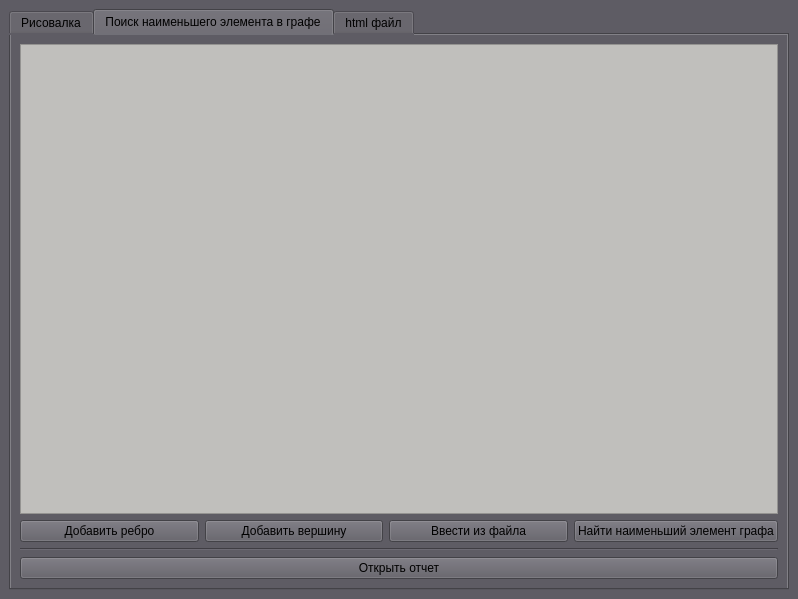
<?xml version="1.0" encoding="UTF-8"?>
<ui version="4.0">
 <class>MainWindow</class>
 <widget class="QMainWindow" name="MainWindow">
  <property name="geometry">
   <rect>
    <x>0</x>
    <y>0</y>
    <width>798</width>
    <height>599</height>
   </rect>
  </property>
  <property name="mouseTracking">
   <bool>true</bool>
  </property>
  <property name="windowTitle">
   <string>MainWindow</string>
  </property>
  <property name="styleSheet">
   <string notr="true">background-color: rgb(94, 92, 100);</string>
  </property>
  <widget class="QWidget" name="centralwidget">
   <layout class="QGridLayout" name="gridLayout">
    <item row="0" column="1">
     <widget class="QTabWidget" name="tabWidget">
      <property name="currentIndex">
       <number>1</number>
      </property>
      <widget class="QWidget" name="tab">
       <attribute name="title">
        <string>Рисовалка</string>
       </attribute>
       <layout class="QGridLayout" name="gridLayout_2">
        <item row="1" column="0">
         <layout class="QHBoxLayout" name="horizontalLayout">
          <item>
           <widget class="QPushButton" name="pushButton_2">
            <property name="text">
             <string>Выбор цвета</string>
            </property>
           </widget>
          </item>
          <item>
           <widget class="QLabel" name="label">
            <property name="text">
             <string>Размер кисти:</string>
            </property>
           </widget>
          </item>
          <item>
           <widget class="QSlider" name="horizontalSlider">
            <property name="orientation">
             <enum>Qt::Horizontal</enum>
            </property>
           </widget>
          </item>
          <item>
           <widget class="QPushButton" name="pushButton_3">
            <property name="text">
             <string>Очистить</string>
            </property>
           </widget>
          </item>
          <item>
           <widget class="QPushButton" name="pushButton">
            <property name="text">
             <string>Сохранить изображение</string>
            </property>
           </widget>
          </item>
         </layout>
        </item>
        <item row="3" column="0">
         <widget class="QGraphicsView" name="graphicsView">
          <property name="mouseTracking">
           <bool>true</bool>
          </property>
          <property name="styleSheet">
           <string notr="true">background-color: rgb(255, 255, 255);</string>
          </property>
         </widget>
        </item>
        <item row="2" column="0">
         <widget class="Line" name="line">
          <property name="orientation">
           <enum>Qt::Horizontal</enum>
          </property>
         </widget>
        </item>
        <item row="0" column="0">
         <widget class="Line" name="line_3">
          <property name="orientation">
           <enum>Qt::Horizontal</enum>
          </property>
         </widget>
        </item>
       </layout>
      </widget>
      <widget class="QWidget" name="tab_3">
       <attribute name="title">
        <string>Поиск наименьшего элемента в графе</string>
       </attribute>
       <layout class="QGridLayout" name="gridLayout_3">
        <item row="3" column="0">
         <layout class="QHBoxLayout" name="horizontalLayout_2">
          <item>
           <widget class="QPushButton" name="pushButton_5">
            <property name="text">
             <string>Открыть отчет</string>
            </property>
           </widget>
          </item>
         </layout>
        </item>
        <item row="2" column="0">
         <widget class="Line" name="line_2">
          <property name="orientation">
           <enum>Qt::Horizontal</enum>
          </property>
         </widget>
        </item>
        <item row="1" column="0">
         <layout class="QHBoxLayout" name="horizontalLayout_3">
          <item>
           <widget class="QPushButton" name="pushButton_9">
            <property name="text">
             <string>Добавить ребро</string>
            </property>
           </widget>
          </item>
          <item>
           <widget class="QPushButton" name="pushButton_8">
            <property name="text">
             <string>Добавить вершину</string>
            </property>
           </widget>
          </item>
          <item>
           <widget class="QPushButton" name="pushButton_7">
            <property name="text">
             <string>Ввести из файла</string>
            </property>
           </widget>
          </item>
          <item>
           <widget class="QPushButton" name="pushButton_6">
            <property name="text">
             <string>Найти наименьший элемент графа</string>
            </property>
           </widget>
          </item>
         </layout>
        </item>
        <item row="0" column="0">
         <widget class="QGraphicsView" name="graphicsView_graph">
          <property name="styleSheet">
           <string notr="true">background-color: rgb(192, 191, 188);</string>
          </property>
         </widget>
        </item>
       </layout>
      </widget>
      <widget class="QWidget" name="tab_2">
       <attribute name="title">
        <string>html файл</string>
       </attribute>
       <layout class="QGridLayout" name="gridLayout_4">
        <item row="0" column="0">
         <widget class="QTextBrowser" name="textBrowser">
          <property name="styleSheet">
           <string notr="true">background-color: rgb(192, 191, 188);</string>
          </property>
         </widget>
        </item>
       </layout>
      </widget>
     </widget>
    </item>
   </layout>
  </widget>
  <widget class="QMenuBar" name="menubar">
   <property name="geometry">
    <rect>
     <x>0</x>
     <y>0</y>
     <width>798</width>
     <height>23</height>
    </rect>
   </property>
  </widget>
 </widget>
 <resources/>
 <connections/>
</ui>
